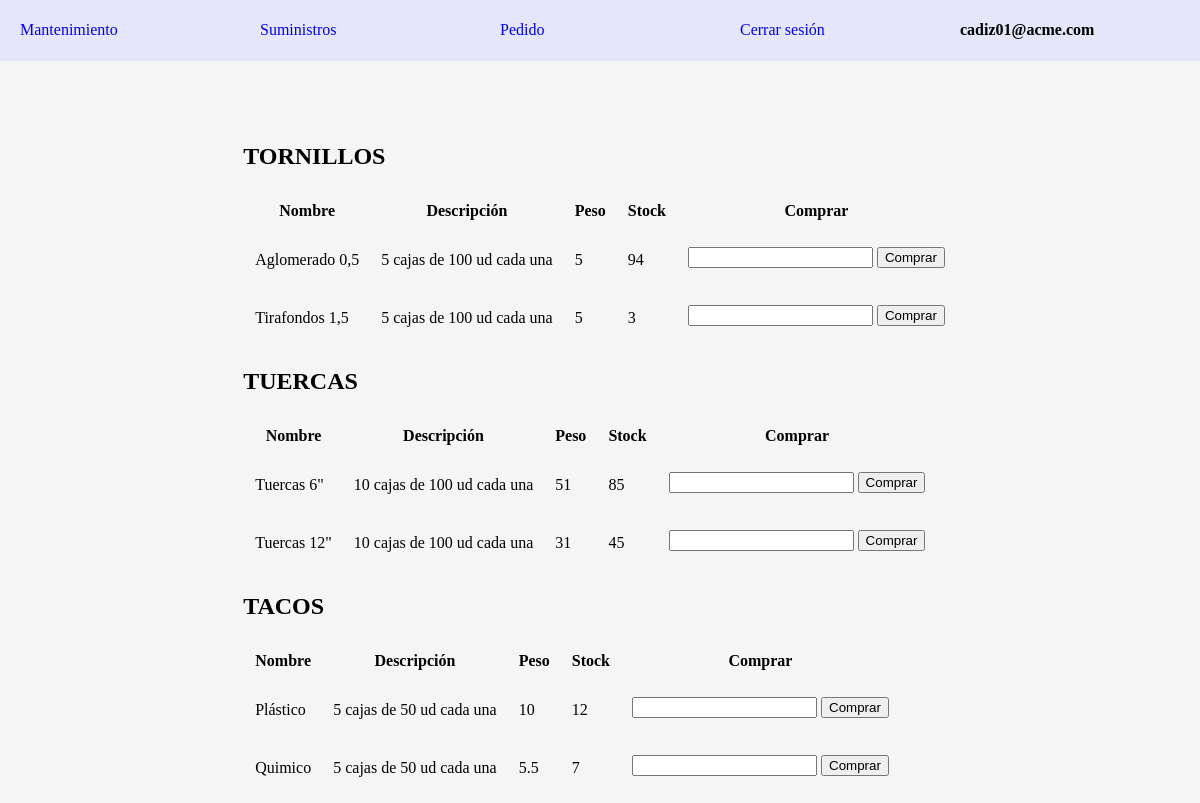
/index.php?page=catalog/suministros (signed in), run on the app's committed database.
### tables this page shows
CREATE TABLE `productos` (
  `CodProd` int(11) NOT NULL AUTO_INCREMENT,
  `Nombre` varchar(45) DEFAULT NULL,
  `Descripcion` varchar(90) NOT NULL,
  `Peso` float NOT NULL,
  `Stock` int(11) NOT NULL,
  `Categoria` int(11) NOT NULL,
  PRIMARY KEY (`CodProd`),
  KEY `Categoria` (`Categoria`),
  CONSTRAINT `productos_ibfk_1` FOREIGN KEY (`Categoria`) REFERENCES `categorias` (`CodCat`)
);

### src/Entity/Category.php (called while the page is built, shortened)
<?php
class Category{
    private string $nombre;
    public function __construct(int $codCat, string $nombre, string $descripcion){
        $this->nombre = $nombre;
    }
    public function getNombre(): string{
        return $this->nombre;
    }
}

### src/Entity/Product.php (called while the page is built, shortened)
<?php
class Product{
    private string $nombre;
    private string $descripcion;
    private float $peso;
    private int $stock;
    private int $categoria;
    public function __construct(int $codProd, string $nombre, string $descripcion, float $peso, int $stock, int $categoria)
    {
        $this->nombre = $nombre;
        $this->descripcion = $descripcion;
        $this->peso = $peso;
        $this->stock = $stock;
        $this->categoria = $categoria;
    }
    public function getNombre(): string { return $this->nombre; }
    public function getDescripcion(): string { return $this->descripcion; }
    public function getPeso(): float { return $this->peso; }
    public function getStock(): int { return $this->stock; }
    public function getCategoria(): int { return $this->categoria; }
}

### src/Repository/Products.php (the view, shortened to what this page needs)
<?php
require_once __DIR__."/../Entity/Product.php";
require_once __DIR__."/../Entity/Category.php";
class Products{
    private PDO $pdo;
    public function __construct(PDO $pdo) {
        $this->pdo = $pdo;
    }
    public function listData(){
        $datos = $this->getData();
        $categories = $this->getCategories();
        $categoriesMap = [];
        foreach ($categories as $cat) {
            $categoriesMap[$cat->getCodCat()] = $cat->getNombre();
        }
        $productosPorCategoria = [];
        foreach ($datos as $product) {
            $idCat = $product->getCategoria();
            $productosPorCategoria[$idCat][] = $product;
        }
        echo "<div class'column'>";
        foreach ($productosPorCategoria as $idCat => $productos) {
            $nombreCat = $categoriesMap[$idCat] ?? 'Sin categoría';
            echo "<h2>$nombreCat</h2>";
            echo "<table>
                <thead>
                    <tr>
                        <th>Nombre</th>
                        <th>Descripción</th>
                        <th>Peso</th>
                        <th>Stock</th>
                        <th>Comprar</th>
                    </tr>
                </thead>
                <tbody>
            ";
            foreach ($productos as $product) {
                echo "<tr>
                    <td>{$product->getNombre()}</td>
                    <td>{$product->getDescripcion()}</td>
                    <td>{$product->getPeso()}</td>
                    <td>{$product->getStock()}</td>
                    <td>
                    <form method='post' action='index.php?page=order'>
                        <input type='number' name='unidades' id='unidades'>
                        <input type='hidden' name='producto' value='{$product->getNombre()}'>
                        <input type='hidden' name='idProducto' value='{$product->getCodProd()}'>
                        <button type='submit' value='comprar'> Comprar</button>
                    </form>
                    </td>
                </tr>";
            }
            echo "</tbody></table>";
        }
    }
    public function getData(): array {
        $ssql = 'SELECT * FROM productos;';
        try {
            $productos = [];
            $stmt = $this->pdo->query($ssql);
            $filas = $stmt->fetchAll(PDO::FETCH_ASSOC);
            foreach ($filas as $fila) {
                $productos[] = new Product($fila['CodProd'], $fila['Nombre'], $fila['Descripcion'], $fila['Peso'], $fila['Stock'], $fila['Categoria']);
            }
            return $productos;
        } catch (PDOException $e) {
            error_log("Error al obtener datos: " . $e->getMessage());
            return [];
        }
    }
    public function getCategories(): array {
        $ssql = 'SELECT * FROM categorias;';
        try {
            $categories = [];
            $stmt = $this->pdo->query($ssql);
            $filas = $stmt->fetchAll(PDO::FETCH_ASSOC);
            foreach ($filas as $fila) {
                $categories[] = new Category($fila['CodCat'], $fila['Nombre'], $fila['Descripcion']);
            }
            return $categories;
        } catch (PDOException $e) {
            error_log("Error al obtener datos: " . $e->getMessage());
            return [];
        }
    }
}
?>

### public/assets/style.css (style rules this page uses)
body { background-color: rgb(214, 243, 243); margin: 0; }
.column input, button { margin-top: 5px; margin-bottom: 10px; }
td, th { padding: 10px; }

### data on the page
productos: Nombre "Aglomerado 0,5", Descripcion "5 cajas de 100 ud cada una", Peso "5", Stock "94"
productos: Nombre "Tirafondos 1,5", Descripcion "5 cajas de 100 ud cada una", Peso "5", Stock "3"
productos: Nombre "Tuercas 6\"", Descripcion "10 cajas de 100 ud cada una", Peso "51", Stock "85"
productos: Nombre "Tuercas 12\"", Descripcion "10 cajas de 100 ud cada una", Peso "31", Stock "45"
productos: Categoria "TACOS", Nombre "Quimico", Descripcion "5 cajas de 50 ud cada una", Peso "5.5", Stock "7"
productos: Nombre "Plástico", Descripcion "5 cajas de 50 ud cada una", Peso "10", Stock "12"

### other printed values
$_SESSION['user_email'] "cadiz01@acme.com"
$nombreCat "TORNILLOS"
$nombreCat "TUERCAS"
